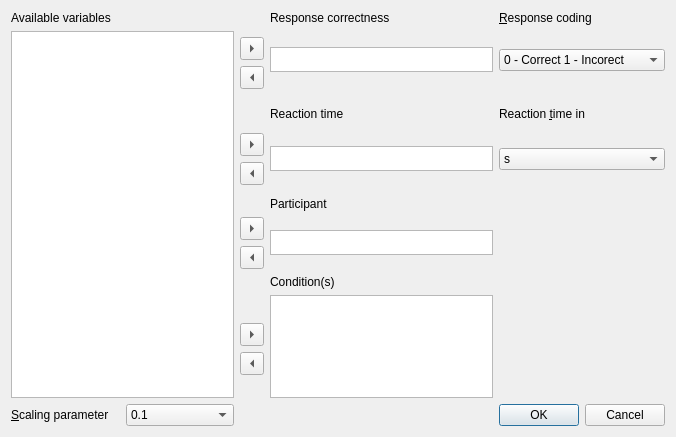
<?xml version="1.0" encoding="UTF-8"?>
<ui version="4.0">
 <class>Dialog</class>
 <widget class="QDialog" name="Dialog">
  <property name="geometry">
   <rect>
    <x>0</x>
    <y>0</y>
    <width>676</width>
    <height>437</height>
   </rect>
  </property>
  <property name="windowTitle">
   <string>Behavioral data diffusion analysis</string>
  </property>
  <layout class="QGridLayout" name="gridLayout_5">
   <item row="0" column="0" rowspan="6">
    <layout class="QVBoxLayout" name="verticalLayout">
     <item>
      <widget class="QLabel" name="label">
       <property name="text">
        <string>Available variables</string>
       </property>
       <property name="buddy">
        <cstring>sourceListWidget</cstring>
       </property>
      </widget>
     </item>
     <item>
      <widget class="QListWidget" name="sourceListWidget">
       <property name="selectionMode">
        <enum>QAbstractItemView::ExtendedSelection</enum>
       </property>
      </widget>
     </item>
    </layout>
   </item>
   <item row="3" column="1">
    <layout class="QGridLayout" name="gridLayout_2">
     <item row="1" column="1" rowspan="4">
      <widget class="QListWidget" name="RTListWidget">
       <property name="maximumSize">
        <size>
         <width>16777215</width>
         <height>25</height>
        </size>
       </property>
       <property name="selectionMode">
        <enum>QAbstractItemView::ExtendedSelection</enum>
       </property>
      </widget>
     </item>
     <item row="2" column="0">
      <widget class="QToolButton" name="addRT">
       <property name="arrowType">
        <enum>Qt::RightArrow</enum>
       </property>
      </widget>
     </item>
     <item row="0" column="1">
      <widget class="QLabel" name="label_4">
       <property name="text">
        <string>Reaction time</string>
       </property>
       <property name="buddy">
        <cstring>RTListWidget</cstring>
       </property>
      </widget>
     </item>
     <item row="3" column="0">
      <widget class="QToolButton" name="removeRT">
       <property name="arrowType">
        <enum>Qt::LeftArrow</enum>
       </property>
      </widget>
     </item>
    </layout>
   </item>
   <item row="0" column="1">
    <layout class="QGridLayout" name="gridLayout">
     <item row="3" column="0">
      <widget class="QToolButton" name="removeError">
       <property name="arrowType">
        <enum>Qt::LeftArrow</enum>
       </property>
      </widget>
     </item>
     <item row="0" column="1">
      <widget class="QLabel" name="label_3">
       <property name="text">
        <string>Response correctness</string>
       </property>
       <property name="buddy">
        <cstring>errorListWidget</cstring>
       </property>
      </widget>
     </item>
     <item row="1" column="1" rowspan="3">
      <widget class="QListWidget" name="errorListWidget">
       <property name="maximumSize">
        <size>
         <width>16777215</width>
         <height>25</height>
        </size>
       </property>
       <property name="selectionMode">
        <enum>QAbstractItemView::ExtendedSelection</enum>
       </property>
      </widget>
     </item>
     <item row="2" column="0">
      <widget class="QToolButton" name="addError">
       <property name="arrowType">
        <enum>Qt::RightArrow</enum>
       </property>
      </widget>
     </item>
    </layout>
   </item>
   <item row="4" column="1">
    <layout class="QGridLayout" name="gridLayout_3">
     <item row="0" column="1">
      <widget class="QLabel" name="label_2">
       <property name="text">
        <string>Participant</string>
       </property>
       <property name="buddy">
        <cstring>participantListWidget</cstring>
       </property>
      </widget>
     </item>
     <item row="1" column="0">
      <widget class="QToolButton" name="addParticipant">
       <property name="arrowType">
        <enum>Qt::RightArrow</enum>
       </property>
      </widget>
     </item>
     <item row="1" column="1" rowspan="2">
      <widget class="QListWidget" name="participantListWidget">
       <property name="maximumSize">
        <size>
         <width>16777215</width>
         <height>25</height>
        </size>
       </property>
       <property name="selectionMode">
        <enum>QAbstractItemView::ExtendedSelection</enum>
       </property>
      </widget>
     </item>
     <item row="2" column="0">
      <widget class="QToolButton" name="removeParticipant">
       <property name="arrowType">
        <enum>Qt::LeftArrow</enum>
       </property>
      </widget>
     </item>
    </layout>
   </item>
   <item row="6" column="2">
    <widget class="QDialogButtonBox" name="buttonBox">
     <property name="orientation">
      <enum>Qt::Horizontal</enum>
     </property>
     <property name="standardButtons">
      <set>QDialogButtonBox::Cancel|QDialogButtonBox::Ok</set>
     </property>
    </widget>
   </item>
   <item row="5" column="1">
    <layout class="QGridLayout" name="gridLayout_4">
     <item row="1" column="0">
      <spacer name="verticalSpacer_2">
       <property name="orientation">
        <enum>Qt::Vertical</enum>
       </property>
       <property name="sizeHint" stdset="0">
        <size>
         <width>20</width>
         <height>40</height>
        </size>
       </property>
      </spacer>
     </item>
     <item row="2" column="0">
      <widget class="QToolButton" name="addCondition">
       <property name="arrowType">
        <enum>Qt::RightArrow</enum>
       </property>
      </widget>
     </item>
     <item row="0" column="1">
      <widget class="QLabel" name="label_5">
       <property name="text">
        <string>Condition(s)</string>
       </property>
       <property name="buddy">
        <cstring>conditionListWidget</cstring>
       </property>
      </widget>
     </item>
     <item row="4" column="0">
      <spacer name="verticalSpacer">
       <property name="orientation">
        <enum>Qt::Vertical</enum>
       </property>
       <property name="sizeHint" stdset="0">
        <size>
         <width>20</width>
         <height>40</height>
        </size>
       </property>
      </spacer>
     </item>
     <item row="3" column="0">
      <widget class="QToolButton" name="removeCondition">
       <property name="arrowType">
        <enum>Qt::LeftArrow</enum>
       </property>
      </widget>
     </item>
     <item row="1" column="1" rowspan="4">
      <widget class="QListWidget" name="conditionListWidget"/>
     </item>
    </layout>
   </item>
   <item row="3" column="2">
    <layout class="QGridLayout" name="gridLayout_7">
     <item row="2" column="0">
      <widget class="QComboBox" name="reaction_time_in">
       <item>
        <property name="text">
         <string>s</string>
        </property>
       </item>
       <item>
        <property name="text">
         <string>ms</string>
        </property>
       </item>
      </widget>
     </item>
     <item row="0" column="0">
      <widget class="QLabel" name="label_7">
       <property name="text">
        <string>Reaction &amp;time in</string>
       </property>
       <property name="buddy">
        <cstring>reaction_time_in</cstring>
       </property>
      </widget>
     </item>
     <item row="1" column="0">
      <spacer name="verticalSpacer_5">
       <property name="orientation">
        <enum>Qt::Vertical</enum>
       </property>
       <property name="sizeHint" stdset="0">
        <size>
         <width>20</width>
         <height>40</height>
        </size>
       </property>
      </spacer>
     </item>
     <item row="3" column="0">
      <spacer name="verticalSpacer_6">
       <property name="orientation">
        <enum>Qt::Vertical</enum>
       </property>
       <property name="sizeHint" stdset="0">
        <size>
         <width>20</width>
         <height>40</height>
        </size>
       </property>
      </spacer>
     </item>
    </layout>
   </item>
   <item row="0" column="2">
    <layout class="QGridLayout" name="gridLayout_6">
     <item row="1" column="0">
      <widget class="QLabel" name="label_6">
       <property name="text">
        <string>&amp;Response coding</string>
       </property>
       <property name="buddy">
        <cstring>response_coding</cstring>
       </property>
      </widget>
     </item>
     <item row="3" column="0">
      <widget class="QComboBox" name="response_coding">
       <item>
        <property name="text">
         <string>0 - Correct 1 - Incorect</string>
        </property>
       </item>
       <item>
        <property name="text">
         <string>1 - Correct 0 - Incorrect</string>
        </property>
       </item>
      </widget>
     </item>
     <item row="4" column="0">
      <spacer name="verticalSpacer_3">
       <property name="orientation">
        <enum>Qt::Vertical</enum>
       </property>
       <property name="sizeHint" stdset="0">
        <size>
         <width>20</width>
         <height>40</height>
        </size>
       </property>
      </spacer>
     </item>
     <item row="2" column="0">
      <spacer name="verticalSpacer_4">
       <property name="orientation">
        <enum>Qt::Vertical</enum>
       </property>
       <property name="sizeHint" stdset="0">
        <size>
         <width>20</width>
         <height>40</height>
        </size>
       </property>
      </spacer>
     </item>
    </layout>
   </item>
   <item row="6" column="0">
    <layout class="QHBoxLayout" name="horizontalLayout">
     <item>
      <widget class="QLabel" name="label_8">
       <property name="text">
        <string>&amp;Scaling parameter</string>
       </property>
       <property name="buddy">
        <cstring>scaling_parameter</cstring>
       </property>
      </widget>
     </item>
     <item>
      <widget class="QComboBox" name="scaling_parameter">
       <item>
        <property name="text">
         <string>0.1</string>
        </property>
       </item>
       <item>
        <property name="text">
         <string>1</string>
        </property>
       </item>
      </widget>
     </item>
    </layout>
   </item>
  </layout>
 </widget>
 <tabstops>
  <tabstop>sourceListWidget</tabstop>
  <tabstop>addError</tabstop>
  <tabstop>removeError</tabstop>
  <tabstop>errorListWidget</tabstop>
  <tabstop>addRT</tabstop>
  <tabstop>removeRT</tabstop>
  <tabstop>RTListWidget</tabstop>
  <tabstop>addParticipant</tabstop>
  <tabstop>removeParticipant</tabstop>
  <tabstop>participantListWidget</tabstop>
  <tabstop>addCondition</tabstop>
  <tabstop>removeCondition</tabstop>
  <tabstop>conditionListWidget</tabstop>
  <tabstop>response_coding</tabstop>
  <tabstop>reaction_time_in</tabstop>
  <tabstop>scaling_parameter</tabstop>
 </tabstops>
 <resources/>
 <connections>
  <connection>
   <sender>buttonBox</sender>
   <signal>accepted()</signal>
   <receiver>Dialog</receiver>
   <slot>accept()</slot>
   <hints>
    <hint type="sourcelabel">
     <x>521</x>
     <y>355</y>
    </hint>
    <hint type="destinationlabel">
     <x>157</x>
     <y>274</y>
    </hint>
   </hints>
  </connection>
  <connection>
   <sender>buttonBox</sender>
   <signal>rejected()</signal>
   <receiver>Dialog</receiver>
   <slot>reject()</slot>
   <hints>
    <hint type="sourcelabel">
     <x>565</x>
     <y>355</y>
    </hint>
    <hint type="destinationlabel">
     <x>286</x>
     <y>274</y>
    </hint>
   </hints>
  </connection>
 </connections>
</ui>
